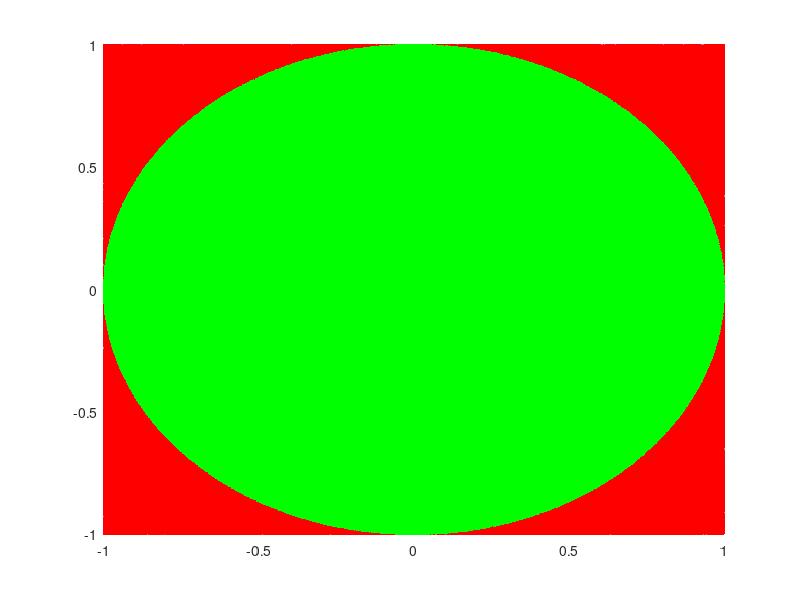

This chart was generated by the following MATLAB code:
clear all;
close all;
clc;

N = 1000000;

a = 1;
b = 1;

for n = 1:N
  x = rand(1)*(-2) + 1;
  y = rand(1)*(-2) + 1;
  if x^2 + y^2 <= 1
    circleX(a) = x;
    circleY(a) = y;
    a = a + 1;
  else
    squareX(b) = x;
    squareY(b) = y;
    b = b + 1;
  end
end

PI = 4*(length(circleX) / N)

figure(1)
plot(squareX, squareY, 'r.')
hold all
plot(circleX, circleY, 'g.')
grid minor
